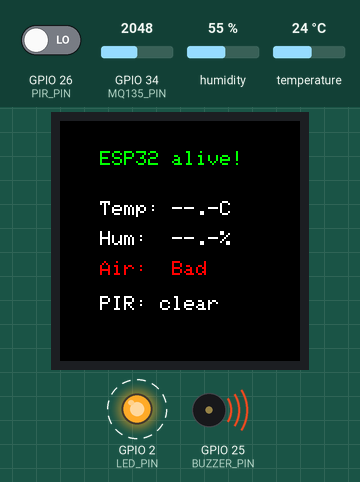
The program below on a simulated ESP32. Parts: 240×240 colour display, output pins drawn as LEDs (lit = HIGH), buzzer (waves = sounding, pin HIGH). Dashed ring = blinking. The test bench sets the inputs (shaded band); at power-on: GPIO 34 (MQ135_PIN) = 2048, GPIO 26 (PIR_PIN) LOW, humidity 55 %, temperature 24 °C. What the program prints to the serial monitor is not drawn.

Above: at 0.81 s.
1.6 s: GPIO 34 (MQ135_PIN) set to 1264
At 2.81 s:
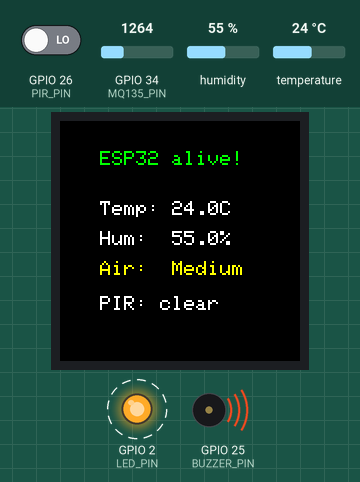
5.0 s: GPIO 34 (MQ135_PIN) set to 1151
At 5.81 s:
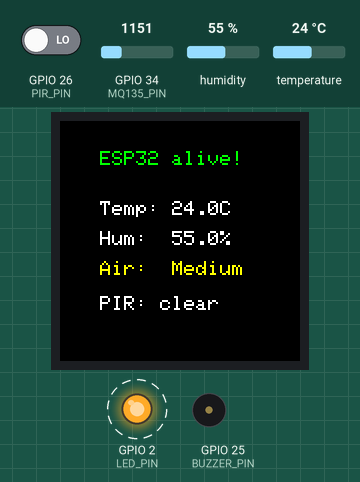
8.0 s: GPIO 26 (PIR_PIN) driven HIGH
At 8.81 s:
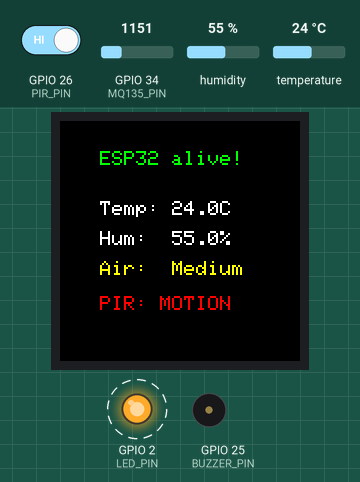
11.0 s: GPIO 34 (MQ135_PIN) set to 1042
12.5 s: GPIO 34 (MQ135_PIN) set to 967
At 12.81 s:
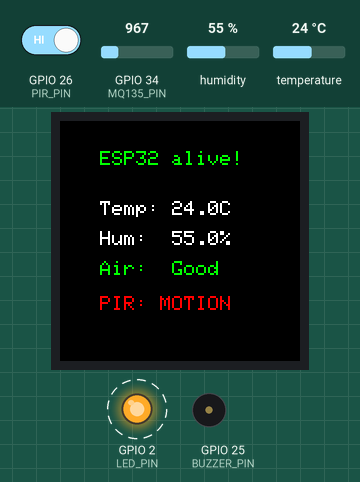
15.5 s: GPIO 26 (PIR_PIN) driven LOW
At 15.9 s:
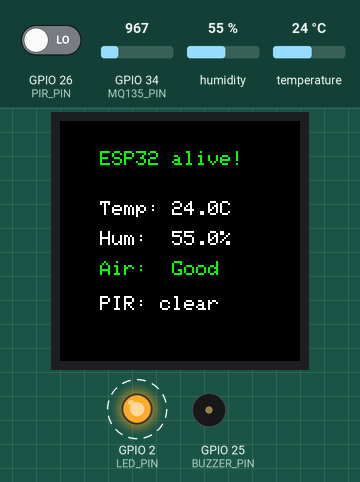
Timing chart, 0 to 32.0 s (numbered marks = the images above; inputs shaded):
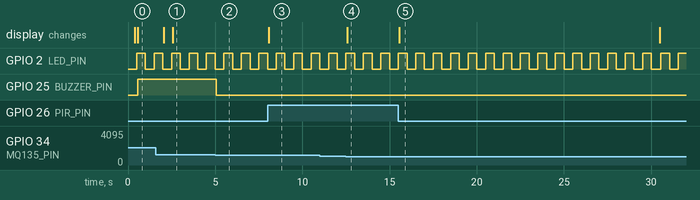

Measured:
- the behaviour switches between 1200 and 1199 on GPIO 34 (MQ135_PIN) (found by bisection; images 1 and 2)
- the behaviour switches between 1000 and 999 on GPIO 34 (MQ135_PIN) (found by bisection; images 3 and 4)
- after the input at 1.6 s, the display: first changes after 0.46 s (image 1 shows a later state)
- after the input at 5.0 s, GPIO 25 (BUZZER_PIN): HIGH → LOW after 0.07 s
- after the input at 8.0 s, the display: changes after 0.07 s (image 3)
- after the input at 12.5 s, the display: changes after 0.07 s (image 4)
- after the input at 15.5 s, the display: changes after 0.06 s (image 5)
- by itself, GPIO 2 (LED_PIN): alternates HIGH for 0.50 s and LOW for 0.50 s

The program:

main.cpp
```cpp
#include <Arduino.h>
#include <DHT.h>
#include <Arduino_GFX_Library.h>

// ---------------------------------------------------------------------------
// Pin map
// ---------------------------------------------------------------------------
#define LED_PIN 2 // onboard LED, heartbeat blink

#define DHT_PIN 27
#define DHT_TYPE DHT22

#define PIR_PIN 26

#define MQ135_PIN 34

#define BUZZER_PIN 25

#define TFT_CS 5
#define TFT_DC 16
#define TFT_RST 17
#define TFT_SCK 18
#define TFT_MOSI 23

// ---------------------------------------------------------------------------

DHT dht(DHT_PIN, DHT_TYPE);

Arduino_DataBus *bus = new Arduino_HWSPI(TFT_DC, TFT_CS, TFT_SCK, TFT_MOSI, GFX_NOT_DEFINED);
Arduino_GFX *gfx = new Arduino_GC9A01(bus, TFT_RST, 0 /* rotation */, true /* IPS */);

unsigned long lastDhtRead = 0;
const unsigned long DHT_INTERVAL = 2500;
float temperatureC = NAN;
float humidity = NAN;

unsigned long lastHeartbeat = 0;
bool ledState = false;

bool pirState = false;
bool lastPirState = false;

unsigned long lastMotionTime = 0;
const unsigned long SCREEN_ON_DURATION = 15000; // keeps screen on this long after last motion
bool screenBlanked = false;

unsigned long lastDraw = 0;
const unsigned long DRAW_INTERVAL = 500;

unsigned long lastMq135Log = 0;
const unsigned long MQ135_LOG_INTERVAL = 2000;

void drawScreen()
{
  gfx->fillScreen(BLACK);

  gfx->setTextColor(GREEN);
  gfx->setTextSize(2);
  gfx->setCursor(40, 30);
  gfx->println("ESP32 alive!");

  gfx->setTextColor(WHITE);
  gfx->setTextSize(2);

  gfx->setCursor(40, 80);
  if (isnan(temperatureC))
  {
    gfx->println("Temp: --.-C");
  }
  else
  {
    gfx->print("Temp: ");
    gfx->print(temperatureC, 1);
    gfx->println("C");
  }

  gfx->setCursor(40, 110);
  if (isnan(humidity))
  {
    gfx->println("Hum:  --.-%");
  }
  else
  {
    gfx->print("Hum:  ");
    gfx->print(humidity, 1);
    gfx->println("%");
  }

  int mq135Raw = analogRead(MQ135_PIN);
  const char *airQuality;
  uint16_t airColor;
  if (mq135Raw < 1000)
  {
    airQuality = "Good";
    airColor = GREEN;
  }
  else if (mq135Raw < 2000)
  {
    airQuality = "Medium";
    airColor = YELLOW;
  }
  else
  {
    airQuality = "Bad";
    airColor = RED;
  }
  digitalWrite(BUZZER_PIN, mq135Raw >= 1200 ? HIGH : LOW);

  gfx->setTextColor(airColor);
  gfx->setCursor(40, 140);
  gfx->print("Air:  ");
  gfx->println(airQuality);

  gfx->setTextColor(pirState ? RED : WHITE);
  gfx->setCursor(40, 175);
  gfx->print("PIR: ");
  gfx->println(pirState ? "MOTION" : "clear");
}

void setup()
{
  Serial.begin(115200);
  delay(200);
  Serial.println("ESP32 is alive!");

  pinMode(LED_PIN, OUTPUT);
  pinMode(PIR_PIN, INPUT);
  pinMode(BUZZER_PIN, OUTPUT);
  digitalWrite(BUZZER_PIN, LOW);

  dht.begin();

  gfx->begin();
  gfx->fillScreen(BLACK);
  gfx->setTextColor(GREEN);
  gfx->setTextSize(2);
  gfx->setCursor(40, 100);
  gfx->println("Booting...");
}

void loop()
{
  unsigned long now = millis();

  // Heartbeat blink, doubles as "still running" indicator
  if (now - lastHeartbeat >= 500)
  {
    lastHeartbeat = now;
    ledState = !ledState;
    digitalWrite(LED_PIN, ledState);
    Serial.println("ESP32 is still alive!");
  }

  // DHT22
  if (now - lastDhtRead >= DHT_INTERVAL)
  {
    lastDhtRead = now;
    float h = dht.readHumidity();
    float t = dht.readTemperature();
    if (!isnan(h) && !isnan(t))
    {
      humidity = h;
      temperatureC = t;
      Serial.printf("DHT22 -> Temp: %.1f C  Hum: %.1f %%\n", t, h);
    }
    else
    {
      Serial.println("DHT22 -> read failed");
    }
  }

  // PIR
  pirState = digitalRead(PIR_PIN) == HIGH;
  if (pirState)
  {
    lastMotionTime = now;
  }
  if (pirState != lastPirState)
  {
    lastPirState = pirState;
    Serial.println(pirState ? "PIR -> motion detected" : "PIR -> motion ended");
  }

  // MQ135
  if (now - lastMq135Log >= MQ135_LOG_INTERVAL)
  {
    lastMq135Log = now;
    int raw = analogRead(MQ135_PIN);
    // x2 corrects for the 10k/10k voltage divider on AO, giving the sensor's actual output
    float voltage = raw * (3.3f / 4095.0f) * 2.0f;
    Serial.printf("MQ135 -> raw: %d  voltage: %.2f V\n", raw, voltage);
  }

  // TFT refresh — screen stays on for SCREEN_ON_DURATION after last motion
  bool screenActive = (now - lastMotionTime) < SCREEN_ON_DURATION;
  if (screenActive)
  {
    if (now - lastDraw >= DRAW_INTERVAL)
    {
      lastDraw = now;
      drawScreen();
      screenBlanked = false;
    }
  }
  else if (!screenBlanked)
  {
    gfx->fillScreen(BLACK);
    screenBlanked = true;
  }
}
```
